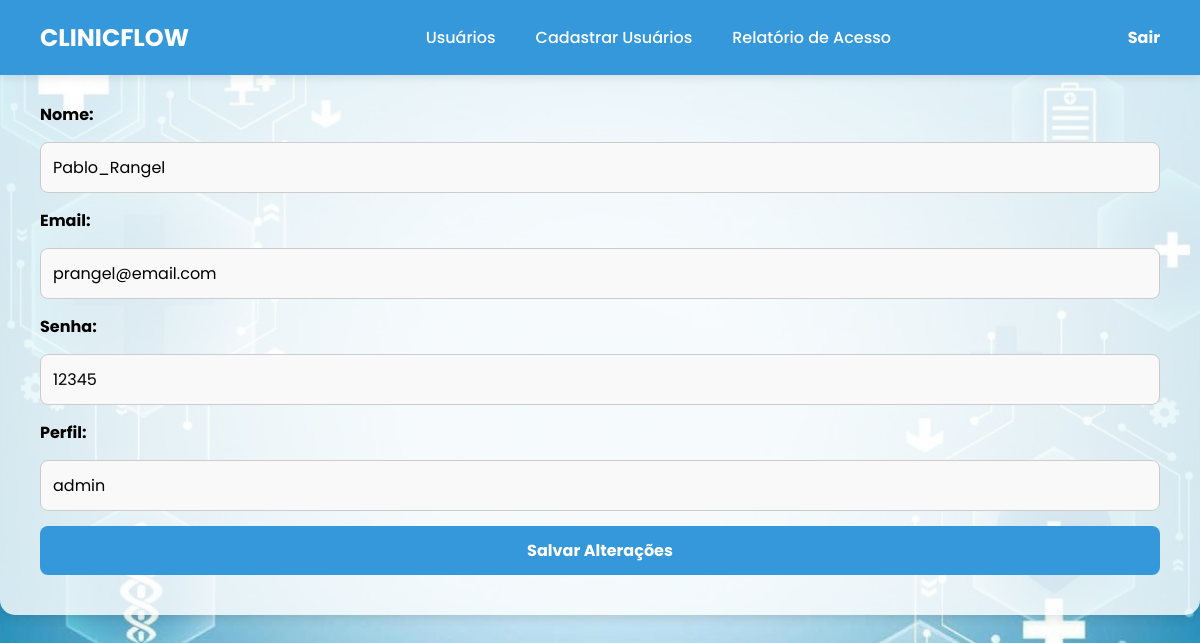
The page /admin/editar_usuario.php?id=1 on the database its author committed.
### tables this page shows
CREATE TABLE `usuarios` (
  `id` int(11) NOT NULL,
  `nome` varchar(100) NOT NULL,
  `email` varchar(100) NOT NULL,
  `senha` varchar(255) NOT NULL,
  `perfil` enum('admin','usuario') DEFAULT 'usuario'
);

### admin/editar_usuario.php (the view, shortened to what this page needs)
<?php
$conn = new mysqli("localhost", "root", "", "labnorte");
$id = $_GET['id'];
$sql = "SELECT * FROM usuarios WHERE id = ?";
$stmt = $conn->prepare($sql);
$stmt->bind_param("i", $id);
$stmt->execute();
$result = $stmt->get_result();
if ($result->num_rows > 0) {
    $usuario = $result->fetch_assoc();
} else {
    die("Usuário não encontrado.");
}
?>
<!DOCTYPE html>
<html lang="pt-BR">
<head>
    <link rel="stylesheet" href="admin.css">
</head>
<body>
     <header class="navbar">
        <div class="logo">ClinicFlow</div>
        <nav>
            <ul class="nav__links">
            <li><a href="/grupo10/admin/admin.php">Usuários</a></li>
                <li><a href="/grupo10/admin/new_user.html">Cadastrar Usuários</a></li>
                <li><a href="/grupo10/admin/relatorio.php">Relatório de Acesso</a></li>
            </ul>
        </nav>
        <a href="/grupo10/index.html" class="sair-btn">Sair</a>
      </header>
    <div class="edit-container">
        <h2>Editar Usuário</h2>
        <form action="att_usuario.php" method="POST">
            <label for="nome">Nome:</label>
            <input type="text" id="nome" name="nome" value="<?php echo $usuario['nome']; ?>" required>
            <label for="email">Email:</label>
            <input type="email" id="email" name="email" value="<?php echo $usuario['email']; ?>" required>
            <label for="senha">Senha:</label>
            <input type="text" id="senha" name="senha" value="<?php echo $usuario['senha']; ?>" required>
            <label for="perfil">Perfil:</label>
            <input type="text" id="perfil" name="perfil" value="<?php echo $usuario['perfil']; ?>" required>
            <button type="submit" class="salvar-btn">Salvar Alterações</button>
        </form>
    </div>
</body>
</html>

### admin/admin.css (style rules this page uses)
* { margin: 0; padding: 0; box-sizing: border-box; font-family: 'Poppins', sans-serif; }
html, body { height: 100%; background-color: #f4f4f4; background-image: url("/grupo10imagens/teladefundo.jpg"); background-size: cover; background-position: center; }
.navbar { background-color: #3498db; color: white; width: 100%; display: flex; justify-content: space-between; align-items: center; padding: 20px 40px; position: fixed; top: 0; left: 0; z-index: 1000; box-shadow: 0 2px 10px rgba(0, 0, 0, 0.1); }
.logo { font-size: 24px; font-weight: bold; color: white; text-transform: uppercase; }
.nav__links { list-style: none; display: flex; justify-content: center; flex: 1; }
.nav__links li { margin: 0 20px; }
.nav__links li a { font-weight: 500; font-size: 16px; color: white; text-decoration: none; transition: all 0.3s ease; }
.sair-btn { color: white; text-decoration: none; font-weight: bold; transition: color 0.3s ease; }
.edit-container { background-color: rgba(255, 255, 255, 0.8); border-radius: 15px; padding: 40px; box-shadow: 0 4px 10px rgba(0, 0, 0, 0.1); }
.edit-container h2 { font-size: 28px; margin-bottom: 20px; text-align: center; }
.edit-container form { display: flex; flex-direction: column; gap: 15px; }
.edit-container label { font-size: 16px; font-weight: bold; }
.edit-container input[type="text"], .edit-container input[type="email"] { padding: 12px; font-size: 16px; border-radius: 8px; border: 1px solid #ccc; background-color: #f9f9f9; transition: all 0.3s ease; }
.edit-container .salvar-btn { background-color: #3498db; color: white; border: none; padding: 12px; border-radius: 8px; cursor: pointer; font-weight: bold; font-size: 16px; transition: background-color 0.3s ease; }

### rows shown on the page
usuarios: nome "Pablo_Rangel", email "prangel@email.com", senha "12345", perfil "admin"
